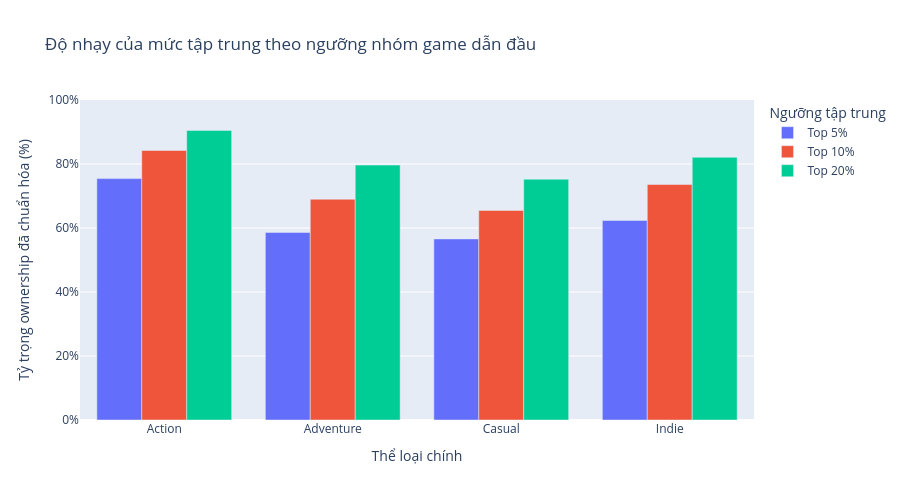

Notebook cell for this chart:
### Markdown cell above
### 9. Kiểm tra độ bền vững (D6)

Kiểm tra cùng các tầng cohort × giá bằng ba lựa chọn hợp lý:

1. Tỷ trọng của top 5%, top 10%, top 20% game theo trung điểm ownership.
2. Tính lại top 10% ownership bằng cận dưới, trung điểm và cận trên của các dải `estimated_owners`.

Nếu thể loại đứng đầu hoặc khoảng cách giữa thể loại đổi hướng mạnh, kết luận cần được xem là nhạy với định nghĩa. Các khoảng tin cậy trong bảng chính là cho trung điểm và top 10%; phân tích cận và tỷ lệ top khác là kiểm tra hướng/kích thước, không thay thế độ chính xác của dữ liệu nguồn.

### Code cell
sensitivity_rows = []
for genre in major_genres:
    row = {'Thể loại': genre}
    for fraction in fractions:
        row[f'Top {int(fraction * 100)}%'] = point_by_genre[genre][fraction]
    sensitivity_rows.append(row)
sensitivity_fraction = pd.DataFrame(sensitivity_rows)
display(sensitivity_fraction.style.format({
    'Top 5%': '{:.1%}',
    'Top 10%': '{:.1%}',
    'Top 20%': '{:.1%}',
}))

endpoint_rows = []
for genre in major_genres:
    row = {'Thể loại': genre}
    for bound in ['owners_lower', 'owners_midpoint', 'owners_upper']:
        stratum_estimates = []
        for period, price_group in common_strata:
            group = analysis.loc[
                analysis['primary_genre'].eq(genre)
                & analysis['release_period'].astype(str).eq(period)
                & analysis['price_group'].eq(price_group),
                bound,
            ].to_numpy()
            stratum_estimates.append(concentration_share(group, 0.10))
        row[bound] = float(np.mean(stratum_estimates))
    endpoint_rows.append(row)
endpoint_sensitivity = pd.DataFrame(endpoint_rows)
endpoint_sensitivity = endpoint_sensitivity.rename(columns={
    'owners_lower': 'Cận dưới',
    'owners_midpoint': 'Trung điểm',
    'owners_upper': 'Cận trên',
})
display(endpoint_sensitivity.style.format({
    'Cận dưới': '{:.1%}',
    'Trung điểm': '{:.1%}',
    'Cận trên': '{:.1%}',
}))

sensitivity_plot = go.Figure()
for fraction in fractions:
    sensitivity_plot.add_trace(go.Bar(
        x=major_genres,
        y=[100 * point_by_genre[genre][fraction] for genre in major_genres],
        name=f'Top {int(fraction * 100)}%',
        hovertemplate='%{x}<br>%{y:.1f}%<extra>%{fullData.name}</extra>',
    ))
sensitivity_plot.update_layout(
    title='Độ nhạy của mức tập trung theo ngưỡng nhóm game dẫn đầu',
    xaxis_title='Thể loại chính',
    yaxis_title='Tỷ trọng ownership đã chuẩn hóa (%)',
    yaxis={'range': [0, 100], 'ticksuffix': '%'},
    barmode='group',
    height=500,
    legend_title='Ngưỡng tập trung',
)
display(sensitivity_plot)

### Figure 1 — Plotly figure (JSON) as saved in the notebook; plotly's stock layout.template omitted (floating-point values rounded to 4 significant figures)
{"data": [{"hovertemplate": "%{x}<br>%{y:.1f}%<extra>%{fullData.name}</extra>", "name": "Top 5%", "type": "bar", "x": ["Action", "Adventure", "Casual", "Indie"], "y": [75.43, 58.61, 56.59, 62.36]}, {"hovertemplate": "%{x}<br>%{y:.1f}%<extra>%{fullData.name}</extra>", "name": "Top 10%", "type": "bar", "x": ["Action", "Adventure", "Casual", "Indie"], "y": [84.22, 68.99, 65.48, 73.59]}, {"hovertemplate": "%{x}<br>%{y:.1f}%<extra>%{fullData.name}</extra>", "name": "Top 20%", "type": "bar", "x": ["Action", "Adventure", "Casual", "Indie"], "y": [90.5, 79.66, 75.25, 82.09]}], "layout": {"barmode": "group", "height": 500, "legend": {"title": {"text": "Ngưỡng tập trung"}}, "title": {"text": "Độ nhạy của mức tập trung theo ngưỡng nhóm game dẫn đầu"}, "xaxis": {"title": {"text": "Thể loại chính"}}, "yaxis": {"range": [0, 100], "ticksuffix": "%", "title": {"text": "Tỷ trọng ownership đã chuẩn hóa (%)"}}}}
